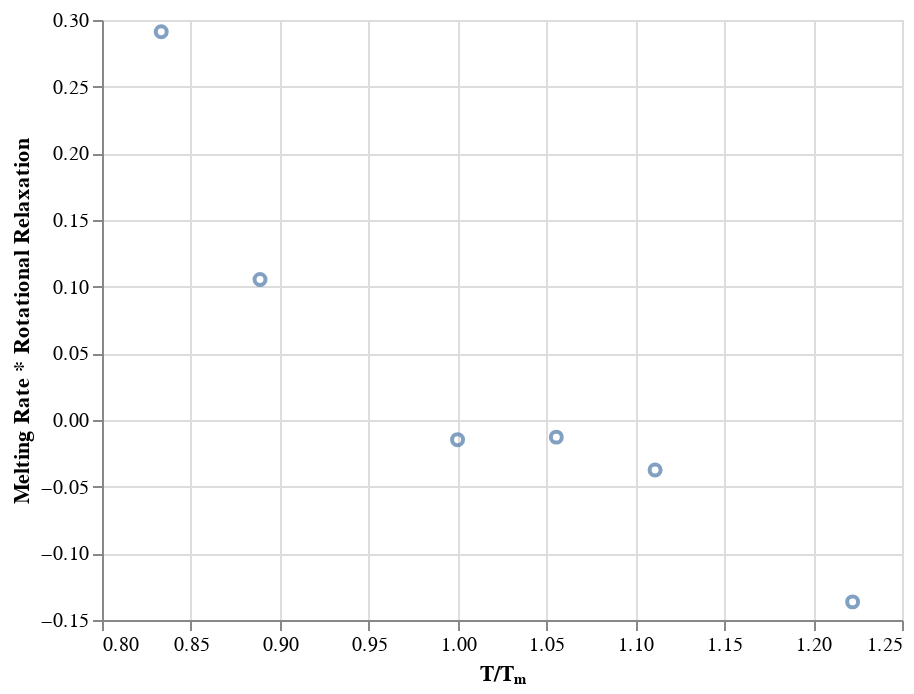

Here is the notebook cell this chart was saved with:
### Code cell
c = alt.Chart(df_timescales).mark_point().encode(
    x=alt.X('temp_norm', title='T/Tₘ', scale=alt.Scale(zero=False)),
    y=alt.Y("scaling:Q", title='Melting Rate * Rotational Relaxation')
).transform_calculate(
    scaling = alt.datum.mean * alt.datum.rot2_value
)

c

### Figure 1 — Vega-Lite specification as saved in the notebook (floating-point values rounded to 4 significant figures)
{"$schema": "https://vega.github.io/schema/vega-lite/v2.6.0.json", "config": {"view": {"height": 300, "width": 400}}, "data": {"name": "data-0724bfd91b76d12008de33b7f3ffbcaf"}, "datasets": {"data-0724bfd91b76d12008de33b7f3ffbcaf": [{"alpha_lower": 80377056, "alpha_upper": 87564339, "alpha_value": 82455176, "com_struct_lower": 1145000000.0, "com_struct_upper": 1156000000.0, "com_struct_value": 1148000000.0, "crystal": "p2", "error": 1.356e-09, "gamma_lower": 12757503, "gamma_upper": 14800000.0, "gamma_value": 13371728, "index_lower": null, "index_upper": null, "index_value": null, "inv_diffusion_lower": null, "inv_diffusion_upper": null, "inv_diffusion_value": null, "mean": 3.483e-10, "mean_displacement_lower": 157200000.0, "mean_displacement_upper": 158400000.0, "mean_displacement_value": 157600000.0, "mean_rotation_lower": 157500000.0, "mean_rotation_upper": 158000000.0, "mean_rotation_value": 157700000.0, "mfd_lower": null, "mfd_upper": null, "mfd_value": null, "msd_lower": null, "msd_upper": null, "msd_value": null, "overlap_lower": 186400000.0, "overlap_upper": 571500000.0, "overlap_value": 293100000.0, "pressure": 1, "rot1_lower": 1153000000.0, "rot1_upper": 1155000000.0, "rot1_value": 1154000000.0, "rot2_lower": 835500000.0, "rot2_upper": 837000000.0, "rot2_value": 835900000.0, "scattering_function_lower": 781200000.0, "scattering_function_upper": 785800000.0, "scattering_function_value": 782600000.0, "struct_lower": 577500000.0, "struct_upper": 580000000.0, "struct_value": 578200000.0, "temp_norm": 0.8333, "temperature": 0.3}, {"alpha_lower": 18130000.0, "alpha_upper": 20490000.0, "alpha_value": 18810000.0, "com_struct_lower": 99620000.0, "com_struct_upper": 100100000.0, "com_struct_value": 99780000.0, "crystal": "p2", "error": 2.048e-09, "gamma_lower": 1735000.0, "gamma_upper": 1960000.0, "gamma_value": 1808000.0, "index_lower": null, "index_upper": null, "index_value": null, "inv_diffusion_lower": 93380000.0, "inv_diffusion_upper": 93480000.0, "inv_diffusion_value": 93400000.0, "mean": 1.159e-09, "mean_displacement_lower": 25940000.0, "mean_displacement_upper": 26180000.0, "mean_displacement_value": 26010000.0, "mean_rotation_lower": 35780000.0, "mean_rotation_upper": 35920000.0, "mean_rotation_value": 35820000.0, "mfd_lower": null, "mfd_upper": null, "mfd_value": null, "msd_lower": 1.07e-08, "msd_upper": 1.072e-08, "msd_value": 1.071e-08, "overlap_lower": -74240000.0, "overlap_upper": -50100000.0, "overlap_value": -67560000.0, "pressure": 1, "rot1_lower": 167500000.0, "rot1_upper": 167700000.0, "rot1_value": 167600000.0, "rot2_lower": 90860000.0, "rot2_upper": 91100000.0, "rot2_value": 90930000.0, "scattering_function_lower": 78320000.0, "scattering_function_upper": 78670000.0, "scattering_function_value": 78420000.0, "struct_lower": 68660000.0, "struct_upper": 68890000.0, "struct_value": 68720000.0, "temp_norm": 0.8889, "temperature": 0.32}, {"alpha_lower": 859100.0, "alpha_upper": 995300.0, "alpha_value": 902678, "com_struct_lower": 3846000.0, "com_struct_upper": 4011000.0, "com_struct_value": 3895000.0, "crystal": "p2", "error": 2.243e-09, "gamma_lower": 141800.0, "gamma_upper": 159000.0, "gamma_value": 146500.0, "index_lower": null, "index_upper": null, "index_value": null, "inv_diffusion_lower": 3839000.0, "inv_diffusion_upper": 3846000.0, "inv_diffusion_value": 3841000.0, "mean": -2.633e-09, "mean_displacement_lower": 421500.0, "mean_displacement_upper": 436400.0, "mean_displacement_value": 425900.0, "mean_rotation_lower": 1807000.0, "mean_rotation_upper": 1856000.0, "mean_rotation_value": 1820000.0, "mfd_lower": null, "mfd_upper": null, "mfd_value": null, "msd_lower": 2.603e-07, "msd_upper": 2.608e-07, "msd_value": 2.605e-07, "overlap_lower": -13180000.0, "overlap_upper": 22000000.0, "overlap_value": -1842000.0, "pressure": 1, "rot1_lower": 13950000.0, "rot1_upper": 14020000.0, "rot1_value": 13970000.0, "rot2_lower": 5568000.0, "rot2_upper": 5674000.0, "rot2_value": 5598000.0, "scattering_function_lower": 2550000.0, "scattering_function_upper": 2672000.0, "scattering_function_value": 2587000.0, "struct_lower": 2269000.0, "struct_upper": 2366000.0, "struct_value": 2299000.0, "temp_norm": 1, "temperature": 0.36}, {"alpha_lower": 292800.0, "alpha_upper": 334900.0, "alpha_value": 305670, "com_struct_lower": null, "com_struct_upper": null, "com_struct_value": null, "crystal": "p2", "error": 2.695e-09, "gamma_lower": 91550.0, "gamma_upper": 105200.0, "gamma_value": 95710.0, "index_lower": null, "index_upper": null, "index_value": null, "inv_diffusion_lower": 1270000.0, "inv_diffusion_upper": 1274000.0, "inv_diffusion_value": 1271000.0, "mean": -6.605e-09, "mean_displacement_lower": 136000.0, "mean_displacement_upper": 147800.0, "mean_displacement_value": 139600.0, "mean_rotation_lower": 675100.0, "mean_rotation_upper": 700600.0, "mean_rotation_value": 682900.0, "mfd_lower": null, "mfd_upper": null, "mfd_value": null, "msd_lower": 7.864e-07, "msd_upper": 7.888e-07, "msd_value": 7.872e-07, "overlap_lower": -49880000.0, "overlap_upper": 5090000.0, "overlap_value": -32100000.0, "pressure": 1, "rot1_lower": 5005000.0, "rot1_upper": 5042000.0, "rot1_value": 5015000.0, "rot2_lower": 1930000.0, "rot2_upper": 1979000.0, "rot2_value": 1945000.0, "scattering_function_lower": null, "scattering_function_upper": null, "scattering_function_value": null, "struct_lower": null, "struct_upper": null, "struct_value": null, "temp_norm": 1.056, "temperature": 0.38}, {"alpha_lower": 57630.0, "alpha_upper": 63590.0, "alpha_value": 59480.0, "com_struct_lower": 252300.0, "com_struct_upper": 261500.0, "com_struct_value": 254900.0, "crystal": "p2", "error": 4.336e-09, "gamma_lower": 30520.0, "gamma_upper": 34290.0, "gamma_value": 31610.0, "index_lower": null, "index_upper": null, "index_value": null, "inv_diffusion_lower": 345300.0, "inv_diffusion_upper": 348500.0, "inv_diffusion_value": 346200.0, "mean": -5.662e-08, "mean_displacement_lower": 30400.0, "mean_displacement_upper": 31880.0, "mean_displacement_value": 30870.0, "mean_rotation_lower": 269000.0, "mean_rotation_upper": 274700.0, "mean_rotation_value": 270700.0, "mfd_lower": null, "mfd_upper": null, "mfd_value": null, "msd_lower": 2.908e-06, "msd_upper": 2.938e-06, "msd_value": 2.917e-06, "overlap_lower": -3657000.0, "overlap_upper": 2748000.0, "overlap_value": -1559000.0, "pressure": 1, "rot1_lower": 2073000.0, "rot1_upper": 2093000.0, "rot1_value": 2079000.0, "rot2_lower": 657200.0, "rot2_upper": 669400.0, "rot2_value": 661200.0, "scattering_function_lower": 165600.0, "scattering_function_upper": 172500.0, "scattering_function_value": 167600.0, "struct_lower": 169300.0, "struct_upper": 176000.0, "struct_value": 171200.0, "temp_norm": 1.111, "temperature": 0.4}, {"alpha_lower": 28270.0, "alpha_upper": 31490.0, "alpha_value": 29190.0, "com_struct_lower": 60520.0, "com_struct_upper": 62880.0, "com_struct_value": 61200.0, "crystal": "p2", "error": 1.861e-08, "gamma_lower": 11760.0, "gamma_upper": 13130.0, "gamma_value": 12190.0, "index_lower": null, "index_upper": null, "index_value": null, "inv_diffusion_lower": 85730.0, "inv_diffusion_upper": 86230.0, "inv_diffusion_value": 85880.0, "mean": -6.746e-07, "mean_displacement_lower": 5622.0, "mean_displacement_upper": 5904.0, "mean_displacement_value": 5701.0, "mean_rotation_lower": 82080.0, "mean_rotation_upper": 83650.0, "mean_rotation_value": 82580.0, "mfd_lower": null, "mfd_upper": null, "mfd_value": null, "msd_lower": 1.166e-05, "msd_upper": 1.174e-05, "msd_value": 1.168e-05, "overlap_lower": -4024000.0, "overlap_upper": 1974000.0, "overlap_value": -2267000.0, "pressure": 1, "rot1_lower": 668700.0, "rot1_upper": 676000.0, "rot1_value": 670700.0, "rot2_lower": 201300.0, "rot2_upper": 204400.0, "rot2_value": 202200.0, "scattering_function_lower": 37350.0, "scattering_function_upper": 38970.0, "scattering_function_value": 37790.0, "struct_lower": 40440.0, "struct_upper": 41820.0, "struct_value": 40830.0, "temp_norm": 1.222, "temperature": 0.44}]}, "encoding": {"x": {"field": "temp_norm", "scale": {"zero": false}, "title": "T/Tₘ", "type": "quantitative"}, "y": {"field": "scaling", "title": "Melting Rate * Rotational Relaxation", "type": "quantitative"}}, "mark": "point", "transform": [{"as": "scaling", "calculate": "(datum.mean * datum.rot2_value)"}]}
